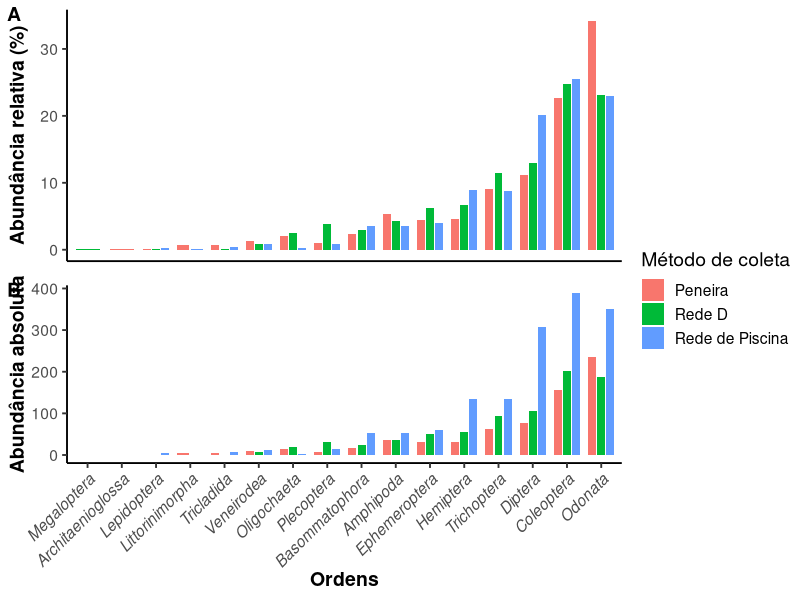

This chart was generated by the following R code:
# Resumo da base de dados. 
# Quantos insetos foram coletados? 
# Quantos táxons? Em cada Classe, Em cada ordem
# Quais táxons mais e menos representativos? 

############################### Ambiente #######################################
library(tidyverse)
library(forcats)
library(ggpubr)
# setwd("C:/Users/Giovana/Desktop/mestrado_giovana/")


# Pasta de tabelas
pasta_tabelas <- "tabelas/cap1/dados_descritivos/"
if (!dir.exists(pasta_tabelas)) {
  dir.create(pasta_tabelas, recursive = TRUE)
}

pasta_figuras <- "figuras/cap1/descritivos/"
if (!dir.exists(pasta_figuras)) {
  dir.create(pasta_figuras, recursive = TRUE)
}

######################## Carregar e Limpar Dados ###############################
rios <- c("rio_bebedouro", "rio_da_barra", "rio_mutuca")
amostras_descartadas <- c("RiodaBarra-P1")
metodos <- c("D Net", "Pool Net", "Sieve")

df_cru <- read_csv("dados/processado/imaturos_piata_limpo.csv")

df <- df_cru %>%
  filter(rio %in% rios) %>%
  filter(!locality_name %in% amostras_descartadas) %>%
  filter(method %in% metodos) %>%
  group_by(campanha, rio, locality_name) %>%
  filter(all(metodos %in% method)) %>%
  ungroup()

########################## Processamento e Análise #############################

# Redes -----------------------------
sumario_redes_riqueza <- df %>%
  group_by(method) %>%
  summarise(
    abundancia_total = sum(abundance),
    riqueza_classes = n_distinct(class),
    riqueza_ordens = n_distinct(order),
    riqueza_familias = n_distinct(family)
  )
write.csv(
  sumario_redes_riqueza,
  file.path(pasta_tabelas, "bacia_sumario_redes_riqueza.csv")
)


sumario_classes_redes <- df %>%
  group_by(method) %>%
  mutate(
    abundancia_total = sum(abundance)
  ) %>%
  group_by(method, class) %>%
  summarise(
    abundancia_classe_na_rede = sum(abundance),
    abundancia_relativa_classe_na_rede = 
      (abundancia_classe_na_rede / first(abundancia_total)) * 100,
  )
write.csv(
  sumario_classes_redes,
  file.path(pasta_tabelas, "bacia_sumario_classes_redes.csv")
)


sumario_ordens_redes <- df %>%
  group_by(method, order) %>%
  summarise(
    abundancia_ordem_na_rede = sum(abundance),
    riqueza_familias_da_ordem_por_rede = n_distinct(family)
  ) %>%
  ungroup() %>%
  group_by(method) %>%
  mutate(
    total_rede = sum(abundancia_ordem_na_rede),
    abundancia_relativa_ordem_na_rede = 
    (abundancia_ordem_na_rede / total_rede) * 100
  )
write.csv(
  sumario_ordens_redes,
  file.path(pasta_tabelas, "bacia_sumario_ordens_redes.csv")
)


sumario_familias_redes <- df %>%
  group_by(method, family) %>%
  summarise(
    order = first(order),
    abundancia_familia_na_rede = sum(abundance)
  ) %>%
  ungroup() %>%
  group_by(method) %>%
  mutate(
    total_rede = sum(abundancia_familia_na_rede),
    abundancia_relativa_familia_na_rede = 
      (abundancia_familia_na_rede / total_rede) * 100
  )
write.csv(
  sumario_familias_redes,
  file.path(pasta_tabelas, "bacia_sumario_familias_redes.csv")
)

##################################### Plots ####################################

# Arrumando tabelas para plotagem ----------------------------------------------
sumario_ordens_redes <- sumario_ordens_redes %>%
  mutate(
    order = recode(
      order,
      "Desc. O. Classe Oligochaeta" = "Oligochaeta"
    ),
    method = recode(
      method,
      "Sieve" = "Peneira",
      "Pool Net" = "Rede de Piscina",
      "D Net" = "Rede D"
    )
  )

sumario_familias_redes <- sumario_familias_redes %>%
  mutate(
    method = recode(
      method,
      "Sieve" = "Peneira",
      "Pool Net" = "Rede de Piscina",
      "D Net" = "Rede D"
    )
  )

vetor_ordenamento_ordens <- sumario_ordens_redes %>%
  group_by(order) %>%
  summarise(
    abundancia_relativa_ordem_na_rede = 
      mean(abundancia_relativa_ordem_na_rede)
  ) %>%
  arrange(abundancia_relativa_ordem_na_rede) %>%
  pull(order)

vetor_ordenamento_familias <- sumario_familias_redes %>%
  group_by(family) %>%
  summarise(
    abundancia_relativa_familia_na_rede = 
      mean(abundancia_relativa_familia_na_rede)
  ) %>%
  arrange(abundancia_relativa_familia_na_rede) %>%
  pull(family)

# Ordenar
sumario_ordens_redes <- sumario_ordens_redes %>%
  mutate(
    order = factor(order, levels = vetor_ordenamento_ordens)
  )

sumario_familias_redes <- sumario_familias_redes %>%
  mutate(
    family = factor(family, levels = vetor_ordenamento_familias)
  )


# Plots ------------------------------------------------------------------------
grafico_ordens_relativo <-
  ggplot(
    sumario_ordens_redes,
    aes(
      x = order,
      y = abundancia_relativa_ordem_na_rede,
      fill = method
    )
  ) +

  geom_col(
    position = position_dodge(width = 0.8),
           width = 0.7) +

  #scale_y_continuous(
    #limits = c(0, 15),
    #breaks = seq(0, 15, 5),
    #expand = c(0, 0)
  #) +

  labs(
    x = "Ordens",
    y = "Abundância relativa (%)",
    fill = "Método de coleta"
  ) +

  theme_classic(base_size = 14) +

  theme(
    axis.title = element_text(face = "bold"),
    axis.text.x = element_blank(),
    axis.title.x = element_blank(),
    axis.ticks.x = element_blank(),
    legend.position = "right"
  )

grafico_ordens_absoluto <-
  ggplot(
    sumario_ordens_redes,
    aes(
      x = order,
      y = abundancia_ordem_na_rede,
      fill = method
    )
  ) +

  geom_col(
    position = position_dodge(width = 0.8),
           width = 0.7) +

  #scale_y_continuous(
    #limits = c(0, 15),
    #breaks = seq(0, 15, 5),
    #expand = c(0, 0)
  #) +

  labs(
    x = "Ordens",
    y = "Abundância absoluta",
    fill = "Método de coleta"
  ) +

  theme_classic(base_size = 14) +

  theme(
    axis.title = element_text(face = "bold"),
    axis.text.x = element_text(
      angle = 45,
      hjust = 1,
      face = "italic"
    ),
    legend.position = "right"
  )

merged_plot <- ggarrange(
  grafico_ordens_relativo,
  grafico_ordens_absoluto,
  ncol = 1,
  nrow = 2,
  common.legend = TRUE,
  legend = "right",
  labels = c("A", "B"),
  align = "v",
  heights = c(0.85, 1)
)

ggsave(
  filename = paste0(pasta_figuras, "ordens_rede_absoluto_relativo.png"),
  plot = merged_plot,
  width = 12,
  height = 12,
  dpi = 300
)

################################## Desuso ######################################


# grafico_familia <-
#   ggplot(
#     sumario_familias_redes,
#     aes(
#       x = family,
#       y = abundancia_relativa_familia_na_rede,
#       fill = method
#     )
#   ) +

#   geom_col(
#     position = position_dodge(width = 0.8),
#            width = 0.7) +

#   #scale_y_continuous(
#     #limits = c(0, 15),
#     #breaks = seq(0, 15, 5),
#     #expand = c(0, 0)
#   #) +

#   labs(
#     x = "Familias",
#     y = "Abundância relativa (%)",
#     fill = "Método de coleta"
#   ) +

#   theme_classic(base_size = 14) +

#   theme(
#     axis.text.x = element_text(
#       angle = 45,
#       hjust = 1,
#       face = "italic"
#     ),
#     legend.position = "right"
#   )

# dev.off()
